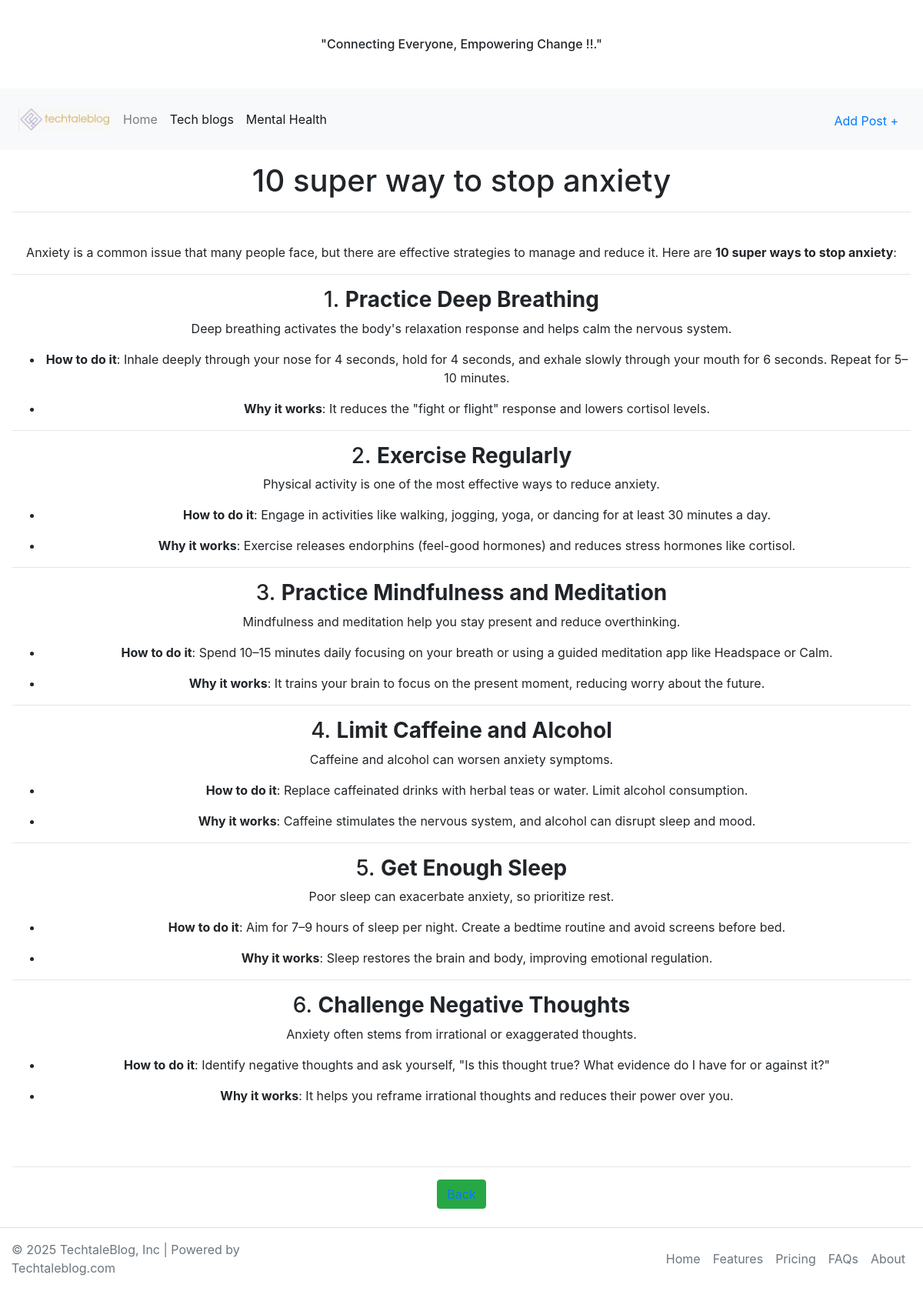
Page /article/6 on the committed database.
### firstBlog/models.py (models this page shows, shortened)
class Post(models.Model):
    title = models.CharField(max_length=56)
    title_tag = models.CharField(max_length=45,null=True, blank=True)
    title_subtitle = models.CharField(max_length=86, default="Default Subtitle")
    auther = models.ForeignKey(User , on_delete=models.CASCADE)
    body = RichTextField()
    date_time = models.DateTimeField( blank=True,auto_now=True)
    image = models.ImageField(upload_to='img/',default="")  # ImageField for the image

### firstBlog/views.py (the view)
# urls.py: path('article/<int:pk>',articalDetailsView.as_view(), name = 'articalDetailsView'),
class articalDetailsView(DetailView):
    model= Post
    template_name = 'detailsView.html'

### firstBlog/templates/detailsView.html (shortened to what this page needs)
{% extends 'base.html' %}
{% block content %}
<div class="m-3 text-center">
  <h1>{{ post.title}}</h1>
  <hr>
  <br />
  {{ post.body | safe}}
<br>
<br>
<hr>
<button class = "btn btn-success" >
<a href="{% url 'home' %}">Back  </a>
</button>
</div>
{% endblock %}

### rows in the picture
Post: title "10 super way to stop anxiety", body "Anxiety is a common issue that many people face, but there are effective strategies to manage and reduce it. Here are 10 super ways to stop anxiety : 1. Practice Deep Breathing Deep breathing activates the body's relaxation response and helps calm the nervous system. How to do it : Inhale deeply through your nose for 4 seconds, hold for 4 seconds, and exhale slowly through your mouth for 6 seconds. Repeat for 5–10 minutes. Why it works : It reduces the \"fight or flight\" response and lowers cortisol levels. 2. Exercise Regularly Physical activity is one of the most effective ways to reduce anxiety. How to do it : Engage in activities like walking, jogging, yoga, or dancing for at least 30…"
